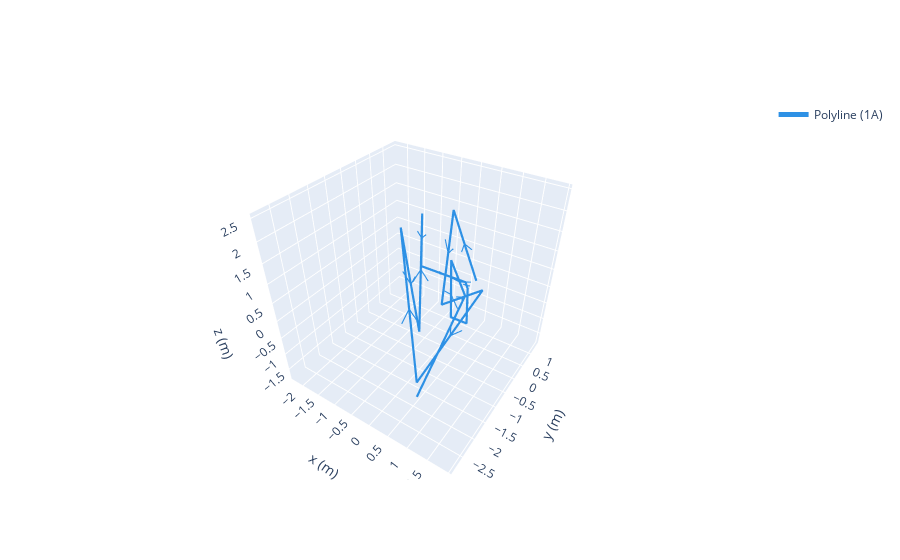

The notebook cell this image was saved under:
### Code cell
loop = magpy.current.Polyline(vertices=pts, current=1)
loop.show()

### Figure 1 — Plotly figure (JSON) as saved in the notebook; plotly's stock layout.template omitted (floating-point values rounded to 4 significant figures; data arrays with more than 128 entries replaced by an {"elided": "..."} marker saying what was removed)
{"data": [{"legendgroup": "Polyline(id=13367773840)", "line": {"color": "#2e91e5", "dash": "solid", "width": 2.2}, "mode": "lines", "name": "Polyline (1A)", "opacity": 1, "showlegend": true, "type": "scatter3d", "x": {"elided": "135 float values"}, "y": {"elided": "135 float values"}, "z": {"elided": "135 float values"}}, {"legendgroup": "Polyline(id=13367773840)", "line": {"color": "#2e91e5", "dash": "solid", "width": 4.4}, "mode": "lines", "name": "Polyline (1A)", "opacity": 1, "showlegend": false, "type": "scatter3d", "x": [0.8456, -0.5211, 0.679, 0.973, 0.5514, -0.3644, -0.1249, -1.568, -0.4829, 0.4041, -0.02369, 0.2985, 0.08434, 1.181, 0.02554, 1.25], "y": [-0.0268, 1.262, -1.203, 0.07085, -1.926, -1.103, -0.8158, 1.482, -0.2005, 0.3409, 1.344, 0.7876, 0.305, -1.804, 1.127, -2.951], "z": [0.6029, 1.355, 0.6648, 0.3349, -1.078, 2.066, -0.7957, 0.8558, 0.5829, 0.1513, -0.8601, -1.523, -1.06, 2.275, -0.9429, -0.03088]}], "layout": {"legend": {"itemsizing": "constant"}, "scene": {"aspectmode": "manual", "aspectratio": {"x": 1, "y": 1, "z": 1}, "camera": {"eye": {"x": 1, "y": -1.5, "z": 1.4}}, "xaxis": {"autorange": false, "range": [-2.376, 2.058], "title": {"text": "x (m)"}}, "yaxis": {"autorange": false, "range": [-2.951, 1.482], "title": {"text": "y (m)"}}, "zaxis": {"autorange": false, "range": [-1.841, 2.592], "title": {"text": "z (m)"}}}}}
